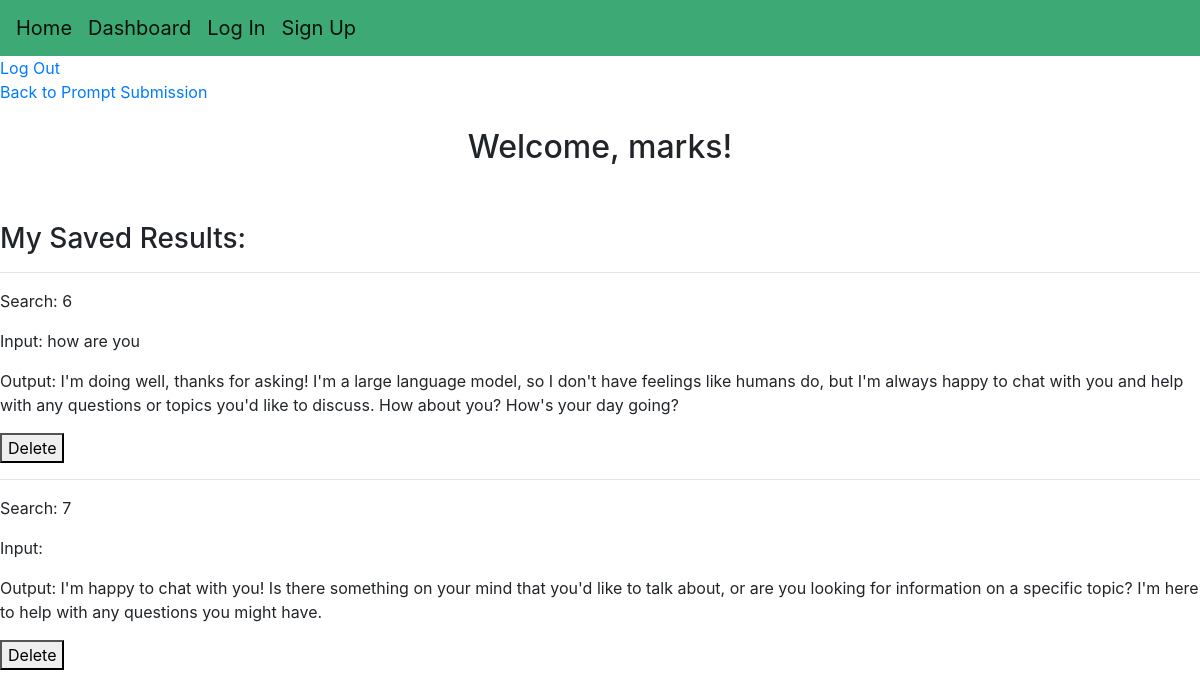
/dashboard (signed in), run on an earlier commit of the app's database.
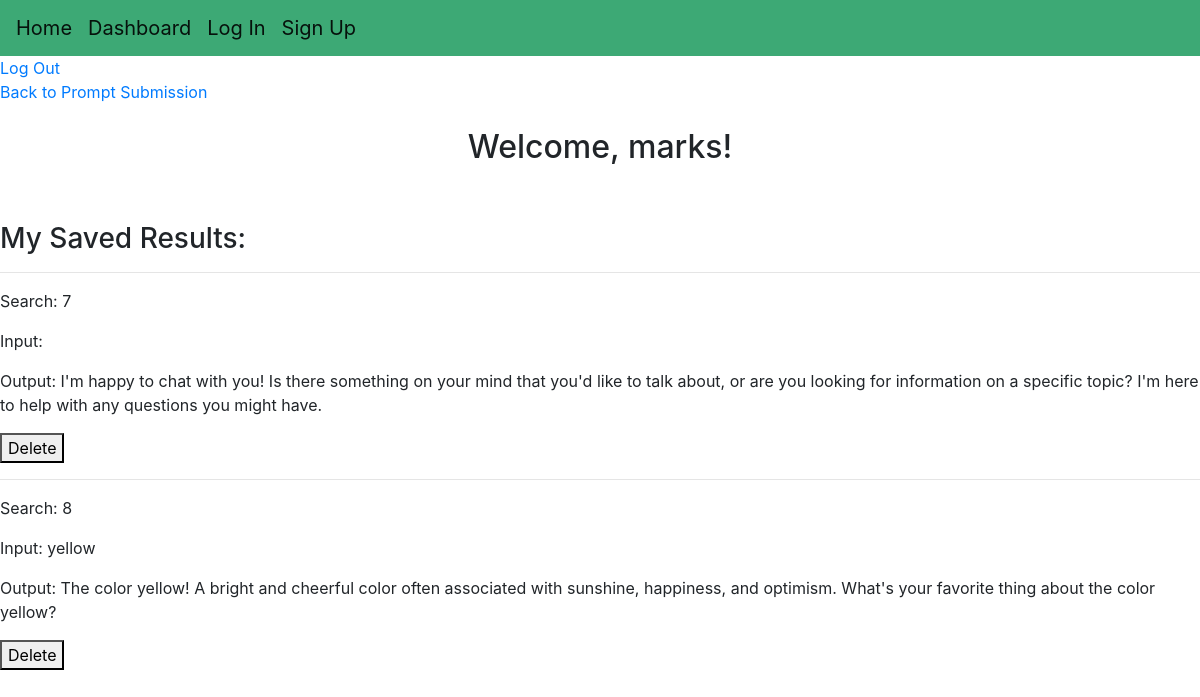
And on a later commit of the database.
### app.py (models this page shows)
class User(db.Model, UserMixin):
     id = db.Column(db.Integer, primary_key=True)
     username = db.Column(db.String(20), nullable=False, unique=True)
     password = db.Column(db.String(80), nullable=False)

class Prompts(db.Model):
     id = db.Column(db.Integer, primary_key=True)
     user = db.Column(db.String)
     input = db.Column(db.String(1000), nullable=False, unique=False)
     output = db.Column(db.String(1000), nullable=False)

### app.py (the view)
@app.route('/dashboard', methods=["POST", "GET"])
@login_required
def dashboard():
    finalUserPrompts = []
    userPrompts = Prompts.query.filter_by(user = session['user']).all()
    for entry in userPrompts:
        prompt = {}
        prompt["Search"] = entry.id
        prompt["Input"] = entry.input
        prompt["Output"] = entry.output
        finalUserPrompts.append(prompt)
    return render_template('dashboard.html', userPrompts = finalUserPrompts)

### app.py (called while the page is built)
@login_manager.user_loader
def load_user(user_id):
     return User.query.get(int(user_id))

### templates/dashboard.html
{% extends "index.html" %}
{% block content %}
<a href="{{ url_for('logout') }}">Log Out</a><br>
<a href="{{ url_for('hello') }}">Back to Prompt Submission</a>
<br><br>
<center><h2>Welcome, {{ current_user.username }}!</h2></center> <br><br>
<h3>My Saved Results:</h3>
{% for prompt in userPrompts%}
    <hr></hr>
    {% for key, value in prompt.items() %}
        <p>{{ key }}: {{ value }}</p>
    {% endfor %}
        <form action="{{ url_for('delete', id=prompt["Search"]) }}">
        <button type="submit">Delete</button>
    {% endfor %}
{% endblock %}

### templates/index.html (shortened to what this page needs)
<!DOCTYPE html>
<html lang="en">
<head>
    <link rel="stylesheet" href="https://cdn.jsdelivr.net/npm/bootstrap@4.6.2/dist/css/bootstrap.min.css">
    <link rel= "stylesheet" type= "text/css" href= "{{ url_for('static',filename='styles/main.css') }}">
    <nav class="navbar navbar-expand-md navbar-light" style="background-color: #3da975;">
        <a class="navbar-brand" href="{{ url_for('hello') }}">Home</a>
        <a class="navbar-brand" href="{{ url_for('dashboard') }}">Dashboard</a>
        <a class="navbar-brand" href="{{ url_for('login') }}">Log In</a>
        <a class="navbar-brand" href="{{ url_for('register') }}">Sign Up</a>
    </nav>
</head>
<body>
    {% block content %}
    {% endblock %}
</body>
</html>

What changed in the data, as far as the page shows it:
removed Prompts: prompt "Search", prompt "6", key "Input", input "how are you", key "Output", output "I'm doing well, thanks for asking! I'm a large language model, so I don't have feelings like humans do, but I'm always happy to chat with you and help with any questions or topics you'd like to discuss. How about you? How's your day going?"
added Prompts: prompt "Search", prompt "8", key "Input", input "yellow", key "Output", output "The color yellow! A bright and cheerful color often associated with sunshine, happiness, and optimism. What's your favorite thing about the color yellow?"
